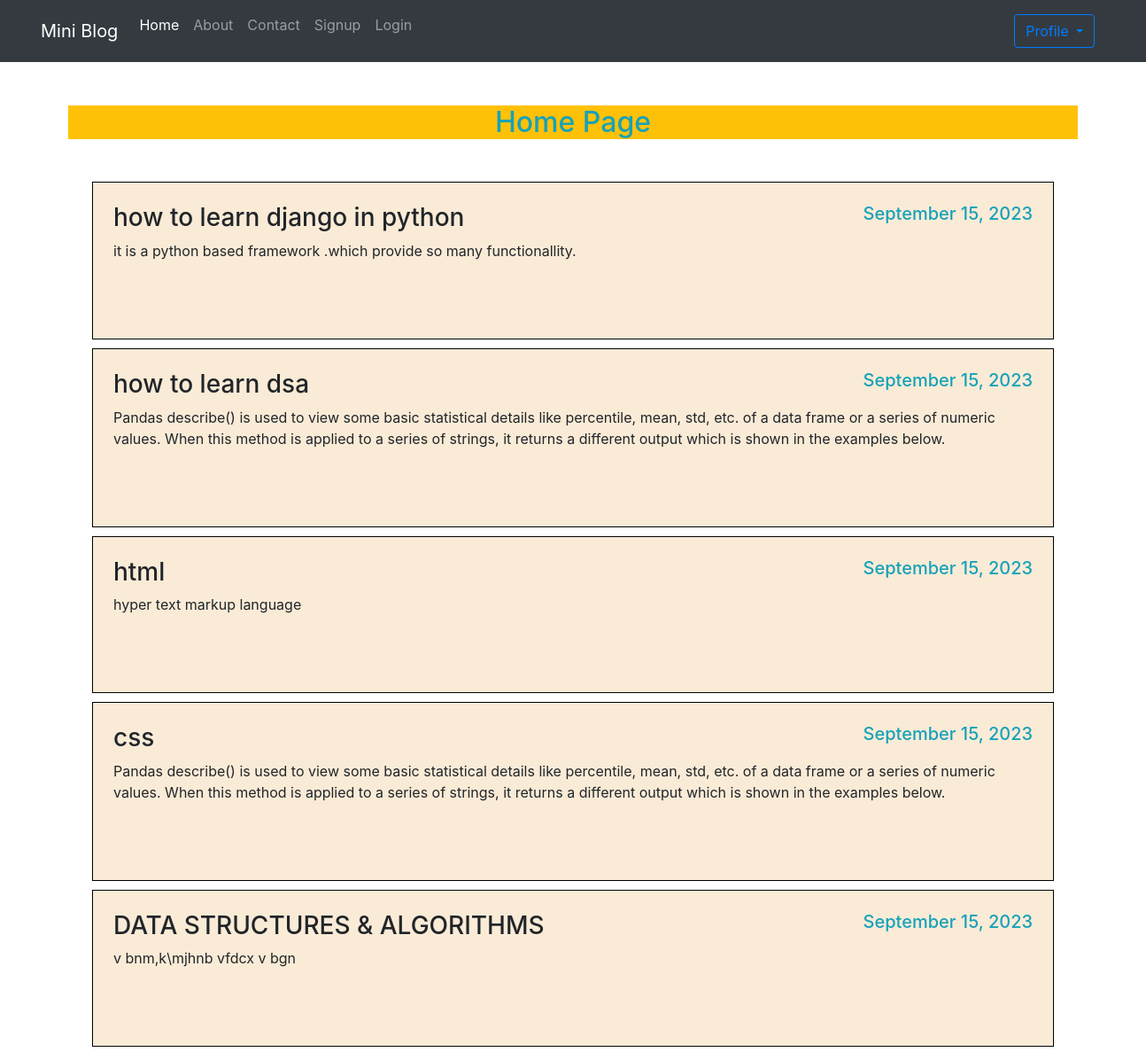
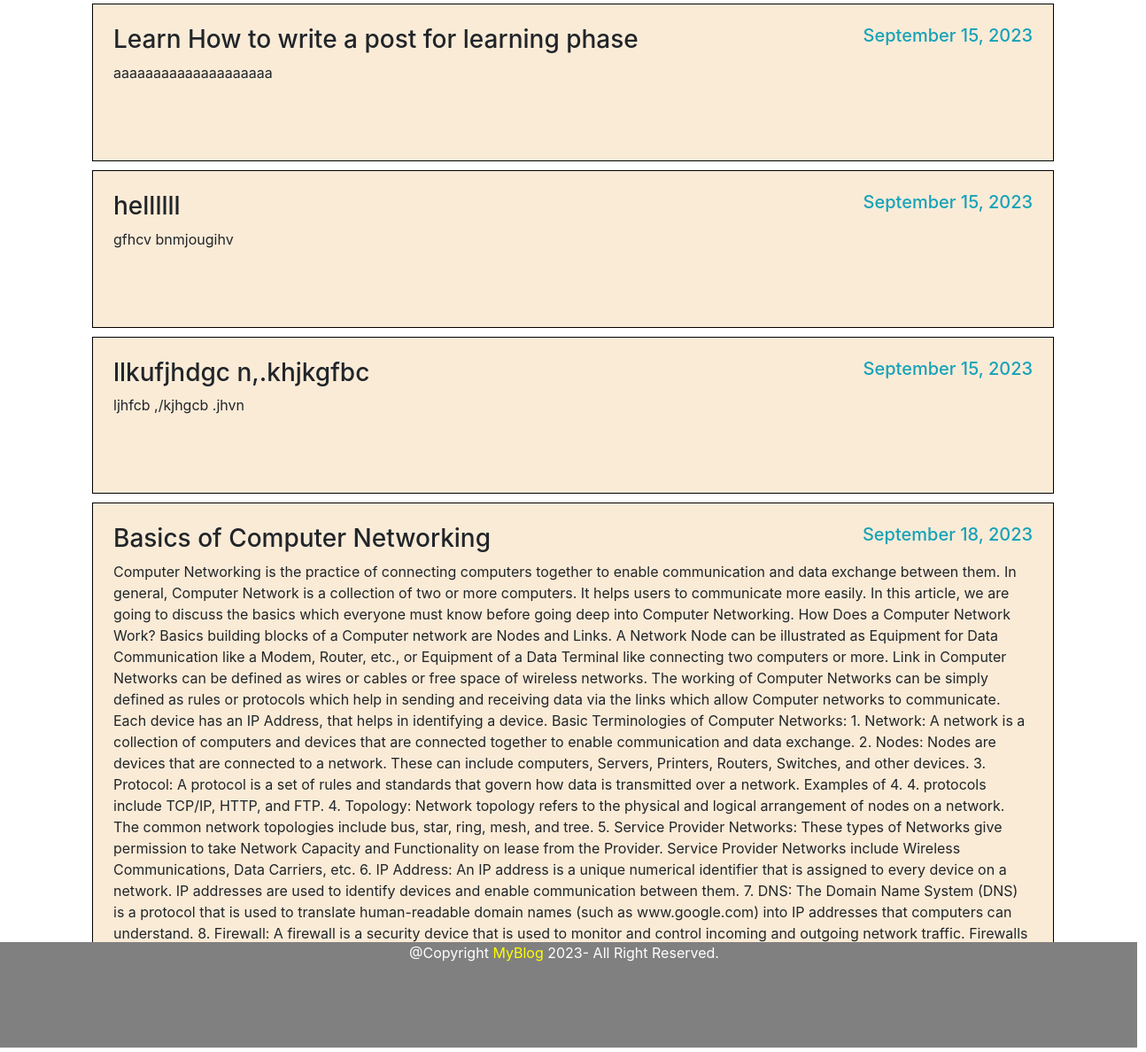
The page / on the database its author committed (2 pictures, top to bottom).
### blogapp/models.py (models this page shows, shortened)
class Post(models.Model):
    title=models.CharField(max_length=150)
    header_image=models.ImageField(null=True,blank=True,upload_to="images/")
    desc=models.TextField()
    date_posted = models.DateTimeField(default=timezone.now)

### blogapp/views.py (the view)
# urls.py: path('',home,name='home'),
def home(request):
    posts=Post.objects.all()
    return render(request,'blog/home.html',{'posts':posts})

### blogapp/templates/blog/home.html (shortened to what this page needs)
{% extends 'blog/base.html' %}
{% load static %}
{% block content %}
    <h2 class="text-info my-5 text-center bg-warning">
        Home Page
    </h2>
    <div>
    <div class="container custom-container " style="max-width: 1350px; ">
        {% for post in posts %}
        <article class="media content-section ">
            <div class="media-body " style="border: 1px solid black; padding: 23px; margin-bottom: 10px; background-color: antiquewhite;">
                <div class="article-metadata">
                    <h5 style="text-align:right;float:right;"class="text-info">{{ post.date_posted|date:"F d, Y" }}</h5>
                </div>
                <h3>{{ post.title }}</h3>
                <p class="article-content">{{ post.desc }}</p>
                <br><br>
            </div>
        </article>
        {% endfor %}
    </div>
    </div>
<div class="footer">
    <marquee>
    @Copyright <a href="http://127.0.0.1:8000/" class="hero3"> MyBlog </a> 2023- All Right Reserved.
    </marquee>
    </div>
{% endblock content %}

### blogapp/templates/blog/base.html (shortened to what this page needs)
<!DOCTYPE html>
{% load static %}
<html lang="en">
<head>
    <link rel="stylesheet" href="{% static 'blog/css/bootstrap.css' %}">
    <link rel="stylesheet" href="{% static 'blog/css/style.css' %}">
    <link rel="stylesheet" href="https://cdnjs.cloudflare.com/ajax/libs/font-awesome/4.7.0/css/font-awesome.min.css">
    <link rel="stylesheet" href="https://cdn.jsdelivr.net/npm/bootstrap@4.0.0/dist/css/bootstrap.min.css"
>
</head>
<body>
    <div class="container-fluid bg-dark">
        {% include 'blog/navbar.html' %}
    </div>
    <div class="container">
        <div class="row">
            <div class="col-sm-12">
            </div>
        </div>
        <div class="row">
            {% block content %}
            {% endblock content %}
        </div>
    </div>
</body>
</html>

### blogapp/templates/blog/navbar.html (shortened to what this page needs)
<nav class="navbar navbar-expand-lg navbar-dark bg-dark">
    <div class="container-fluid">
      <a class="navbar-brand" href="#">Mini Blog</a>
      <div class="collapse navbar-collapse" id="navbarNav">
        <ul class="navbar-nav">
          <li class="nav-item">
            <a class="nav-link active" aria-current="page" href="/">Home</a>
          </li>
          <li class="nav-item">
            <a class="nav-link" href="http://127.0.0.1:8000/about/">About</a>
          </li>
          <li class="nav-item">
            <a class="nav-link" href="http://127.0.0.1:8000/contact/">Contact</a>
          </li>
          {% if request.user.is_authenticated %}
          <li class="nav-item">
            <a class="nav-link" href="http://127.0.0.1:8000/dashbord/">Dashbord</a>
          </li>
          <li class="nav-item">
            <a class="nav-link" href="{% url 'user_logout' %}">Logout</a>
          </li>
          {% else %}
          <li class="nav-item">
            <a class="nav-link" href="http://127.0.0.1:8000/signup/">Signup</a>
          </li>
          <li class="nav-item">
            <a class="nav-link" href="http://127.0.0.1:8000/login/">Login</a>
          </li>
          <li class="nav-item ml-5 mr-5">
            <form class="form-inline my-2 ml-5">
              <div class="dropdown">
                  <button class="btn btn-outline-primary dropdown-toggle" type="button" id="dropdownMenuButton" data-toggle="dropdown" aria-haspopup="true" aria-expanded="false">
                    Profile
                  </button>
                </div>
          </form>
        </li>
          {% endif %}
        </ul>
      </div>
    </div>
  </nav>

### blogapp/static/blog/css/style.css (style rules this page uses)
body { background-color: rgb(28, 1, 1); color: rgb(252, 252, 252) }
* { margin: 0; padding: 0; box-sizing: border-box; scroll-behavior: smooth; }
:root { --bgOrange:#e84949; }
.container { width: 1200px; margin: 0 auto; }
user agent stylesheet :host, :root { --fa-style-family-classic: "Font Awesome 6 Free"; --fa-font-solid: normal 900 1em/1 "Font Awesome 6 Free"; }
:host, :root { --fa-font-regular: normal 400 1em/1 "Font Awesome 6 Free"; }
:host, :root { --fa-style-family-brands: "Font Awesome 6 Brands"; --fa-font-brands: normal 400 1em/1 "Font Awesome 6 Brands"; }
:root { --bgOrange: #e84949; }
body { font-family: Arial, Helvetica, sans-serif; margin: 0; }
html { box-sizing: border-box; }
*, *:before, *:after { box-sizing: inherit; }
.container { padding: 0 16px; }
.container::after, .row::after { content: ""; clear: both; display: table; }
.footer { position: fixed; height: 5%; bottom: 5px; right: 10px; width: 100%; background-color: gray; color: white; text-align: center; }
.hero3 { color: yellow; }

### blogapp/templates/blog/base.html (style rules this page uses)
.custom-container { max-width: 1450px; }

### rows shown on the page
Post: date_posted "September 15, 2023", title "how to learn django in python", desc "it is a python based framework .which provide so many functionallity."
Post: date_posted "September 15, 2023", title "how to learn dsa", desc "Pandas describe() is used to view some basic statistical details like percentile, mean, std, etc. of a data frame or a series of numeric values. When this method is applied to a series of strings, it returns a different output which is shown in the examples below."
Post: date_posted "September 15, 2023", title "html", desc "hyper text markup language"
Post: date_posted "September 15, 2023", title "css", desc "Pandas describe() is used to view some basic statistical details like percentile, mean, std, etc. of a data frame or a series of numeric values. When this method is applied to a series of strings, it returns a different output which is shown in the examples below."
Post: date_posted "September 15, 2023", title "DATA STRUCTURES & ALGORITHMS", desc "v bnm,k\\mjhnb vfdcx v bgn"
Post: date_posted "September 15, 2023", title "Learn How to write a post for learning phase", desc "aaaaaaaaaaaaaaaaaaaa"
Post: date_posted "September 15, 2023", title "hellllll", desc "gfhcv bnmjougihv"
Post: date_posted "September 15, 2023", title "llkufjhdgc n,.khjkgfbc", desc "ljhfcb ,/kjhgcb .jhvn"
Post: date_posted "September 18, 2023", title "Basics of Computer Networking", desc "Computer Networking is the practice of connecting computers together to enable communication and data exchange between them. In general, Computer Network is a collection of two or more computers. It helps users to communicate more easily. In this article, we are going to discuss the basics which everyone must know before going deep into Computer Networking. How Does a Computer Network Work? Basics building blocks of a Computer network are Nodes and Links. A Network Node can be illustrated as Equipment for Data Communication like a Modem, Router, etc., or Equipment of a Data Terminal like connecting two computers or more. Link in Computer Networks can be defined as wires or cables or free…"
